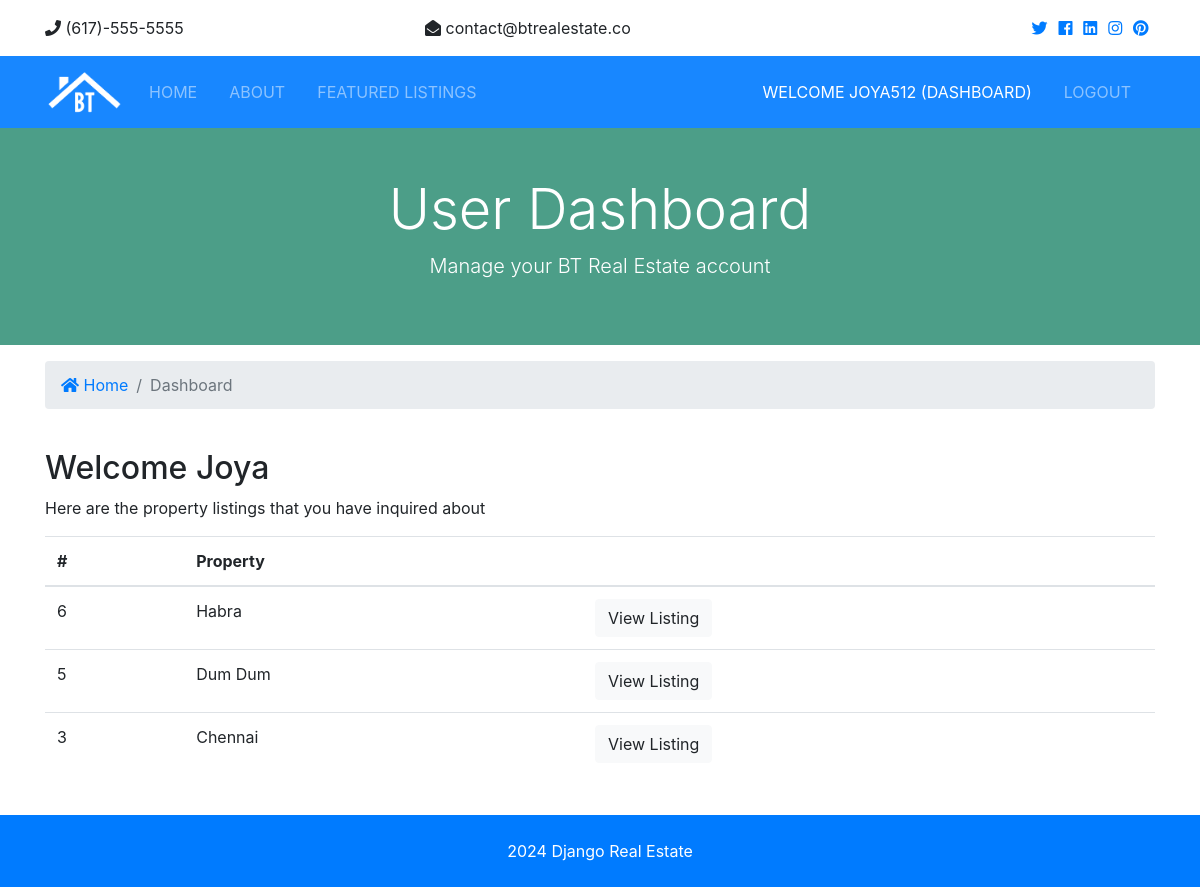
Page /accounts/dashboard/ (signed in) on the committed database.
### contacts/models.py (models this page shows, shortened)
class Contact(models.Model):
    listing = models.CharField(max_length=200)
    listing_id = models.IntegerField()
    name = models.CharField(max_length = 200)
    email = models.CharField(max_length = 100)
    phone = models.CharField(max_length = 100)
    message = models.TextField(blank = True)
    contact_date = models.DateTimeField(default=datetime.now, blank= True)
    user_id = models.IntegerField(blank=True)

### accounts/views.py (the view)
# urls.py: path('dashboard/', views.dashboard, name='dashboard')
def dashboard(request):
    user_contacts = Contact.objects.order_by('-contact_date').filter(user_id=request.user.id)
    context = {
        'contacts' : user_contacts
    }
    return render(request, 'accounts/dashboard.html',context)

### templates/accounts/dashboard.html (shortened to what this page needs)
{% extends "base.html" %}
{% block content %}
<section id="showcase-inner" class="py-5 text-white">
    <div class="container">
      <div class="row text-center">
        <div class="col-md-12">
          <h1 class="display-4">User Dashboard</h1>
          <p class="lead">Manage your BT Real Estate account</p>
        </div>
      </div>
    </div>
  </section>
  <section id="bc" class="mt-3">
    <div class="container">
      <nav aria-label="breadcrumb">
        <ol class="breadcrumb">
          <li class="breadcrumb-item">
            <a href="{% url "home" %}">
              <i class="fas fa-home"></i> Home</a>
          </li>
          <li class="breadcrumb-item active"> Dashboard</li>
        </ol>
      </nav>
    </div>
  </section>
  <section id="dashboard" class="py-4">
    <div class="container">
      <div class="row">
        <div class="col-md-12">
          <h2>Welcome {{user.first_name}}</h2>
          {% if contacts %}
            <p>Here are the property listings that you have inquired about</p>
            <table class="table">
              <thead>
                <tr>
                  <th scope="col">#</th>
                  <th scope="col">Property</th>
                  <th></th>
                </tr>
              </thead>
              <tbody>
                {% for contact in contacts  %}
                  <tr>
                    <td>{{contact.id}}</td>
                    <td>{{ contact.listing }}</td>
                    <td>
                      <a class="btn btn-light" href="{% url 'listing' contact.listing_id %}">View Listing</a>
                    </td>
                  </tr>
                {% endfor %}
              </tbody>
            </table>
          {% else %}
            <p>You haven't made any inquiries yet.</p>
          {% endif %}
        </div>
      </div>
    </div>
  </section>
{% endblock content %}

### templates/partials/_navbar.html (shortened to what this page needs)
{% load static %}
<nav class="navbar navbar-expand-lg navbar-dark bg-primary sticky-top">
    <div class="container">
      <a class="navbar-brand" href={% url "home" %}>
        <img src="{% static "img/logo.png" %}" class="logo" alt="">
      <div class="collapse navbar-collapse" id="navbarNavAltMarkup">
        <ul class="navbar-nav">
          <li
          {% if '/' == request.path %}
            class="nav-item active mr-3"
          {% else %}
            class="nav-item mr-3"
          {% endif %}>
            <a class="nav-link" href={% url "home" %}>Home</a>
          </li>
          <li
          {% if 'about' in request.path %}
            class="nav-item active mr-3"
          {% else %}
            class="nav-item mr-3"
          {% endif %}>
            <a class="nav-link" href= {% url "about" %}>About</a>
          </li>
          <li  {% if 'listings' in request.path %}
          class="nav-item active mr-3"
          {% else %}
            class="nav-item mr-3"
          {% endif %}>
            <a class="nav-link" href={% url "listings" %}>Featured Listings</a>
          </li>
        </ul>
        <ul class="navbar-nav ml-auto">
          {% if user.is_authenticated %}
            <li
              {% if 'dashboard' in request.path %}
              class="nav-item active mr-3"
              {% else %}
                class="nav-item mr-3"
              {% endif %}>
              <a class="nav-link" href="{% url 'dashboard'%}"> welcome {{user.username}} (Dashboard)</a>
            </li>
            <li class="nav-item mr-3">
              <a href="{% url 'logout'%}" class="nav-item nav-link">Logout</a>
            </li>
          {% endif %}
        </ul>
      </div>
    </div>
  </nav>

### static/css/all.css (style rules this page uses)
.fa, .fas, .far, .fal, .fab { -moz-osx-font-smoothing: grayscale; -webkit-font-smoothing: antialiased; display: inline-block; font-style: normal; font-variant: normal; text-rendering: auto; line-height: 1; }
.fa-home:before { content: "\f015"; }
.fa, .fas { font-family: 'Font Awesome 5 Free'; font-weight: 900; }

### static/css/style.css (style rules this page uses)
img { width: 100%; }
.logo { width: 80px; }
.navbar { opacity: 0.9; text-transform: uppercase; }
#showcase-inner { background: url(../img/building.jpg) no-repeat top center fixed/cover; position: relative; overflow: hidden; min-height: 200px; }
#showcase-inner::before { content: ''; position: absolute; top: 0; left: 0; min-height: 100%; width: 100%; background: rgba(32, 134, 107, 0.8); }

### rows in the picture
Contact: id "6", listing "Habra"
Contact: id "5", listing "Dum Dum"
Contact: id "3", listing "Chennai"

### other values in the picture
{{ user.username }} "JOYA512"
{{ user.first_name }} "Joya"
